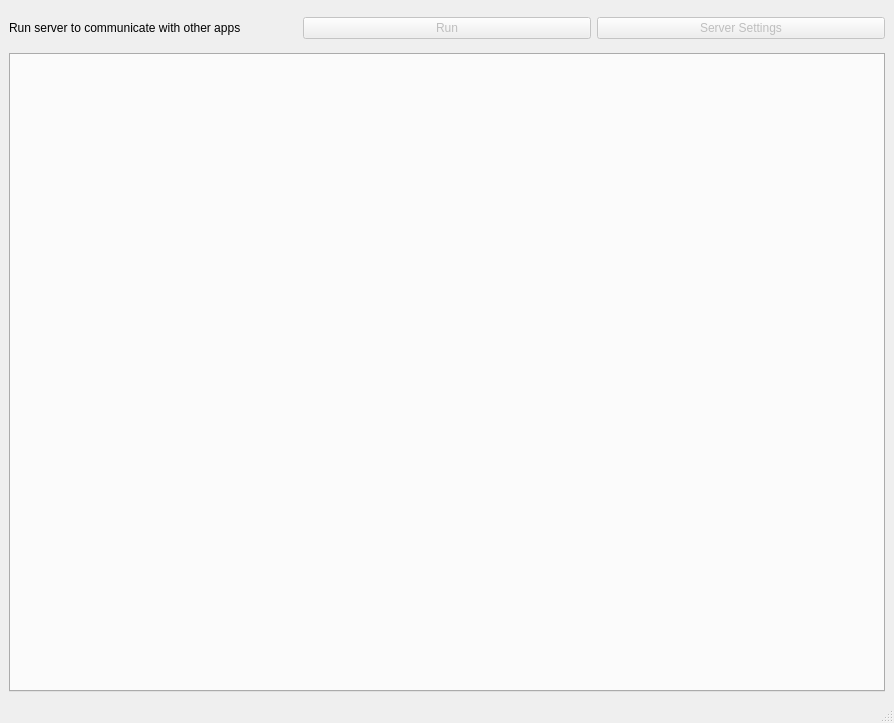
<?xml version="1.0" encoding="UTF-8"?>
<ui version="4.0">
    <class>ConsoleWindow</class>
    <widget class="QMainWindow" name="ConsoleWindow">
        <property name="geometry">
            <rect>
                <x>0</x>
                <y>0</y>
                <width>894</width>
                <height>723</height>
            </rect>
        </property>
        <property name="windowTitle">
            <string>Minter Console</string>
        </property>
        <widget class="QWidget" name="centralwidget">
            <layout class="QGridLayout" name="gridLayout">
                <item row="0" column="0">
                    <layout class="QHBoxLayout" name="horizontalLayout">
                        <property name="topMargin">
                            <number>8</number>
                        </property>
                        <property name="bottomMargin">
                            <number>8</number>
                        </property>
                        <item>
                            <widget class="QLabel" name="label">
                                <property name="text">
                                    <string>Run server to communicate with other apps</string>
                                </property>
                            </widget>
                        </item>
                        <item>
                            <widget class="QPushButton" name="btnServer">
                                <property name="enabled">
                                    <bool>false</bool>
                                </property>
                                <property name="text">
                                    <string>Run</string>
                                </property>
                            </widget>
                        </item>
                        <item>
                            <widget class="QPushButton" name="btnServerSettings">
                                <property name="enabled">
                                    <bool>false</bool>
                                </property>
                                <property name="text">
                                    <string>Server Settings</string>
                                </property>
                            </widget>
                        </item>
                    </layout>
                </item>
                <item row="2" column="0">
                    <layout class="QVBoxLayout" name="verticalLayout">
                        <item>
                            <widget class="QTabWidget" name="tabWidget">
                                <property name="tabPosition">
                                    <enum>QTabWidget::North</enum>
                                </property>
                                <property name="tabShape">
                                    <enum>QTabWidget::Rounded</enum>
                                </property>
                                <property name="currentIndex">
                                    <number>-1</number>
                                </property>
                                <property name="iconSize">
                                    <size>
                                        <width>24</width>
                                        <height>24</height>
                                    </size>
                                </property>
                            </widget>
                        </item>
                    </layout>
                </item>
                <item row="1" column="0">
                    <layout class="QGridLayout" name="layoutBalance"/>
                </item>
            </layout>
        </widget>
        <widget class="QStatusBar" name="statusBar"/>
    </widget>
    <resources/>
    <connections/>
</ui>
